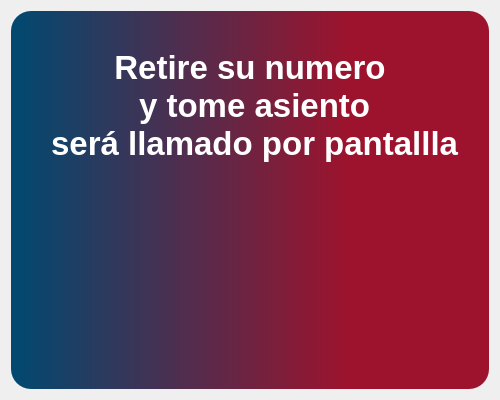
<?xml version="1.0" encoding="UTF-8"?>
<ui version="4.0">
 <class>base</class>
 <widget class="QWidget" name="base">
  <property name="geometry">
   <rect>
    <x>0</x>
    <y>0</y>
    <width>500</width>
    <height>400</height>
   </rect>
  </property>
  <property name="sizePolicy">
   <sizepolicy hsizetype="Fixed" vsizetype="Fixed">
    <horstretch>0</horstretch>
    <verstretch>0</verstretch>
   </sizepolicy>
  </property>
  <property name="minimumSize">
   <size>
    <width>500</width>
    <height>400</height>
   </size>
  </property>
  <property name="maximumSize">
   <size>
    <width>636</width>
    <height>720</height>
   </size>
  </property>
  <property name="windowTitle">
   <string>Form</string>
  </property>
  <property name="styleSheet">
   <string notr="true">#fondo{
background-color: qlineargradient(spread:pad, x1:1, y1:0, x2:0, y2:0, stop:0.295455 rgba(157, 19, 45, 255), stop:1 rgba(0, 73, 113, 255));

	border-radius: 20px;
	
}

#texto{
color: rgb(255, 255, 255);
}
</string>
  </property>
  <layout class="QVBoxLayout" name="verticalLayout">
   <item>
    <widget class="QWidget" name="fondo" native="true">
     <layout class="QVBoxLayout" name="verticalLayout_2">
      <property name="spacing">
       <number>0</number>
      </property>
      <property name="leftMargin">
       <number>0</number>
      </property>
      <property name="topMargin">
       <number>0</number>
      </property>
      <property name="rightMargin">
       <number>0</number>
      </property>
      <property name="bottomMargin">
       <number>0</number>
      </property>
      <item>
       <widget class="QWidget" name="widget_2" native="true">
        <layout class="QVBoxLayout" name="verticalLayout_3">
         <item>
          <widget class="QLabel" name="texto">
           <property name="font">
            <font>
             <pointsize>25</pointsize>
             <bold>true</bold>
            </font>
           </property>
           <property name="text">
            <string>Retire su numero 
 y tome asiento 
 será llamado por pantallla</string>
           </property>
           <property name="alignment">
            <set>Qt::AlignCenter</set>
           </property>
          </widget>
         </item>
        </layout>
       </widget>
      </item>
      <item>
       <widget class="QWidget" name="widget" native="true">
        <layout class="QVBoxLayout" name="verticalLayout_4">
         <property name="leftMargin">
          <number>60</number>
         </property>
         <property name="topMargin">
          <number>0</number>
         </property>
         <property name="rightMargin">
          <number>60</number>
         </property>
         <property name="bottomMargin">
          <number>10</number>
         </property>
         <item alignment="Qt::AlignHCenter|Qt::AlignTop">
          <widget class="QLabel" name="label">
           <property name="text">
            <string/>
           </property>
           <property name="pixmap">
            <pixmap resource="pantalla1.qrc">:/img/src/img/iconWhite.png</pixmap>
           </property>
           <property name="scaledContents">
            <bool>true</bool>
           </property>
          </widget>
         </item>
        </layout>
       </widget>
      </item>
     </layout>
    </widget>
   </item>
  </layout>
 </widget>
 <resources>
  <include location="pantalla1.qrc"/>
 </resources>
 <connections/>
</ui>
